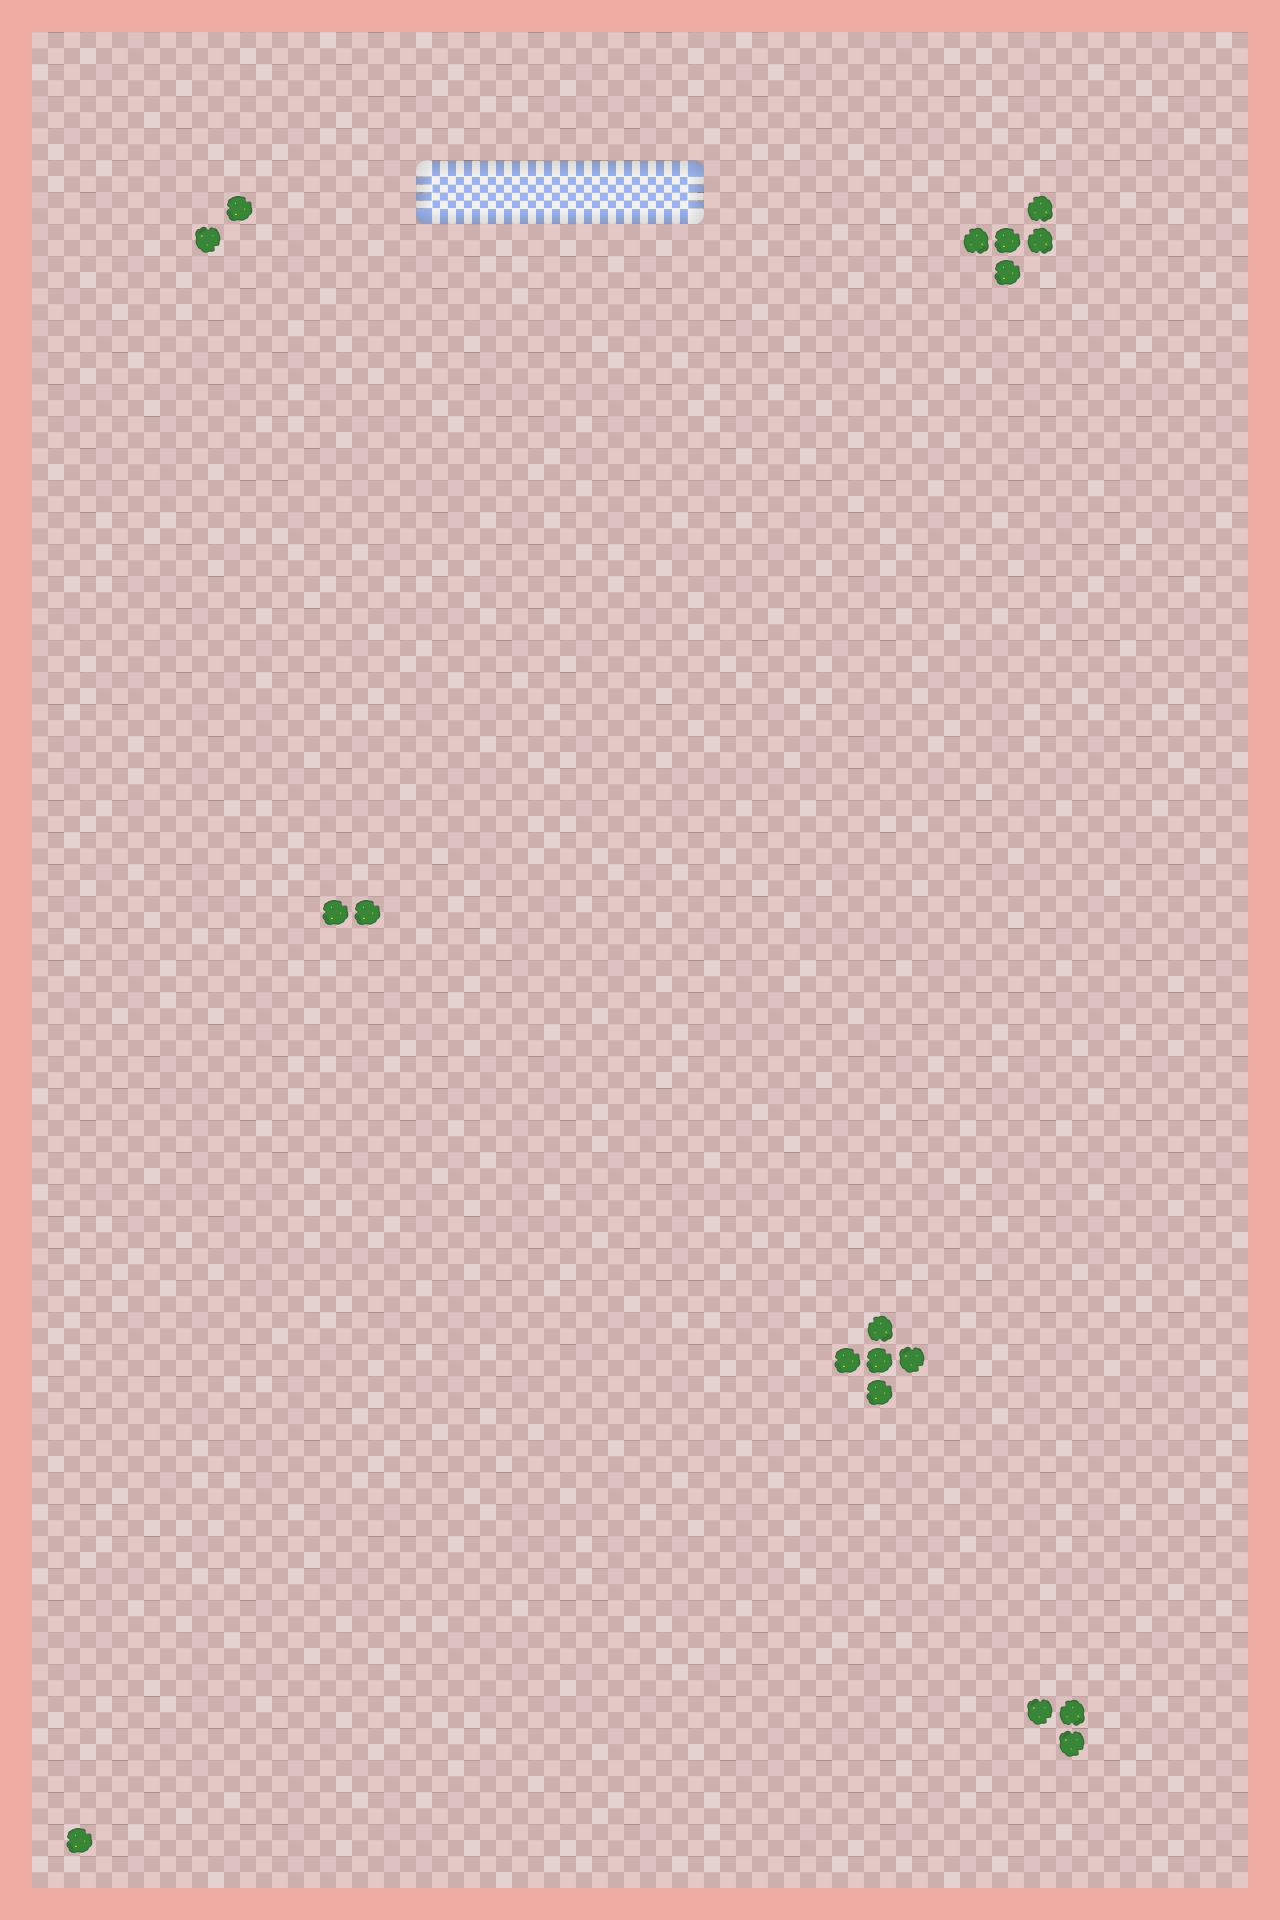

The image is a tile-based game level rendered from a .tmx file. Its description and source (layers, tilesets, objects; grid data summarised) follow:
An orthogonal 40x60 tile map with 32x32 px tiles, 4 tile layers (Floor, Walls, Plants, Shops) and 17 objects.

<map version="1.0" tiledversion="1.1.0" orientation="orthogonal" renderorder="right-down" width="40" height="60" tilewidth="32" tileheight="32" infinite="0" nextobjectid="27">
 <tileset firstgid="1" source="Mall.tsx" />
 <layer name="Floor" width="40" height="60">
  <data>[2400 cells, 2400 non-empty, 8 distinct tile ids]</data>
 </layer>
 <layer name="Walls" width="40" height="60">
  <data>[2400 cells, 196 non-empty, 1 distinct tile ids]</data>
 </layer>
 <objectgroup name="CollWalls">
  <object id="1" x="0" y="0" width="1280" height="32" />
  <object id="2" x="1248" y="33.5" width="32" height="1853.25" />
  <object id="3" x="0" y="1888" width="1280" height="32" />
  <object id="4" x="0" y="33" width="32" height="1854" />
 </objectgroup>
 <layer name="Plants" width="40" height="60">
  <data>[2400 cells, 18 non-empty, 3 distinct tile ids]</data>
 </layer>
 <objectgroup name="CollPlants">
  <object id="14" x="224" y="192" width="32" height="32" />
  <object id="15" x="192" y="224" width="32" height="32" />
  <object id="17" x="960" y="224" width="96" height="32" />
  <object id="18" x="1024" y="192" width="32" height="32" />
  <object id="19" x="992" y="256" width="32" height="32" />
  <object id="20" x="320" y="896" width="64" height="32" />
  <object id="21" x="832" y="1344" width="96" height="32" />
  <object id="22" x="864" y="1312" width="32" height="32" />
  <object id="23" x="864" y="1376" width="32" height="32" />
  <object id="24" x="1024" y="1696" width="64" height="32" />
  <object id="25" x="1056" y="1728" width="32" height="32" />
  <object id="26" x="64" y="1824" width="32" height="32" />
 </objectgroup>
 <layer name="Shops" width="40" height="60">
  <data>[2400 cells, 18 non-empty, 6 distinct tile ids]</data>
 </layer>
 <objectgroup name="CollShops">
  <object id="12" x="416" y="160" width="288" height="64" />
 </objectgroup>
</map>
